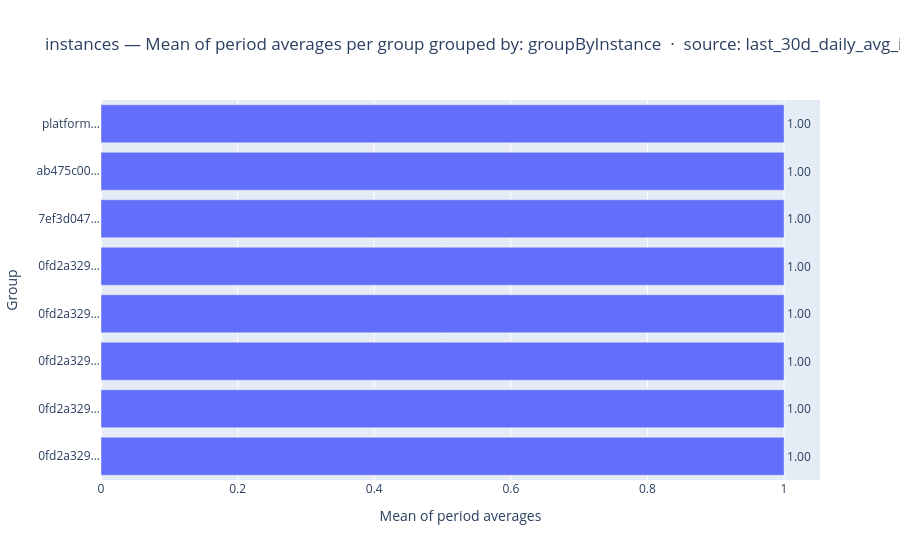

Notebook code for this chart:
### Markdown cell above
### Chart Guide

**Purpose:** Ranks groups by total consumption across the full window at a glance.
The most direct answer to "who used the most?"

**Chart Attributes**

| | |
|---|---|
| **Chart type** | Horizontal bar chart |
| **X axis** | Total usage quantity (aggregation matches transform) |
| **Y axis** | Group label |
| **Bar label** | Exact value printed outside each bar |

**Insights:** A dominant bar means one group accounts for a disproportionate share.
Very short bars may indicate idle or newly provisioned groups.
> Showing the first dataset. To show all, change `ds = datasets[0]` to `for ds in datasets:`.

### Code cell
if fig_52 is not None:
    fig_52.show()

### Figure 1 — Plotly figure (JSON) as saved in the notebook; plotly's stock layout.template omitted (floating-point values rounded to 4 significant figures)
{"data": [{"cliponaxis": false, "customdata": [["0fd2a329-b354-44ad-90e7-16f00fa85948:20260812-1434-3899-16f9-16230953af1d:019ff66f-45a8-7114-b309-d5fa8fd3a965"], ["0fd2a329-b354-44ad-90e7-16f00fa85948:20260812-1434-3899-16f9-16230953af1d:019ff75b-d8b0-75da-b0d8-5da6c8254df1"], ["0fd2a329-b354-44ad-90e7-16f00fa85948:20260812-1434-3899-16f9-16230953af1d:019ff75c-0850-71fc-91d1-b7f999237a7b"], ["0fd2a329-b354-44ad-90e7-16f00fa85948:20260812-1844-1996-964d-e84490b6e7d5:019ff74b-3438-7737-a1f2-c4bca2f63450"], ["0fd2a329-b354-44ad-90e7-16f00fa85948:20260812-1844-5538-161e-859079496e6a:019ff74b-cf0d-77fa-8d80-8a5f4135263e"], ["7ef3d047-2729-402c-a956-3292c88329a7:20260811-2007-0135-962b-8f2f8a078fa1:019ff26f-bf20-775f-a7fc-1704500c8fae"], ["ab475c00-63cc-4b75-abcf-9c4513505e31:20260812-1725-3257-36ec-2500ef2d54ce:019ff702-73fc-7608-9f7c-508c7ca3161f"], ["platform:asaservice:019ff1ef-b43c-74e7-b483-d1fa606de79e"]], "hovertemplate": "<b>%{customdata[0]}</b><br>Mean of period averages: %{x:,.2f}<extra></extra>", "legendgroup": "", "marker": {"color": "#636efa", "pattern": {"shape": ""}}, "name": "", "orientation": "h", "showlegend": false, "text": [1.0, 1.0, 1.0, 1.0, 1.0, 1.0, 1.0, 1.0], "textposition": "outside", "texttemplate": "%{text:.2f}", "type": "bar", "x": [1.0, 1.0, 1.0, 1.0, 1.0, 1.0, 1.0, 1.0], "xaxis": "x", "y": ["0fd2a329-b354-44ad-90e7-16f00fa85948:20260812-1434-3899-16f9-16230953af1d:019ff66f-45a8-7114-b309-d5fa8fd3a965", "0fd2a329-b354-44ad-90e7-16f00fa85948:20260812-1434-3899-16f9-16230953af1d:019ff75b-d8b0-75da-b0d8-5da6c8254df1", "0fd2a329-b354-44ad-90e7-16f00fa85948:20260812-1434-3899-16f9-16230953af1d:019ff75c-0850-71fc-91d1-b7f999237a7b", "0fd2a329-b354-44ad-90e7-16f00fa85948:20260812-1844-1996-964d-e84490b6e7d5:019ff74b-3438-7737-a1f2-c4bca2f63450", "0fd2a329-b354-44ad-90e7-16f00fa85948:20260812-1844-5538-161e-859079496e6a:019ff74b-cf0d-77fa-8d80-8a5f4135263e", "7ef3d047-2729-402c-a956-3292c88329a7:20260811-2007-0135-962b-8f2f8a078fa1:019ff26f-bf20-775f-a7fc-1704500c8fae", "ab475c00-63cc-4b75-abcf-9c4513505e31:20260812-1725-3257-36ec-2500ef2d54ce:019ff702-73fc-7608-9f7c-508c7ca3161f", "platform:asaservice:019ff1ef-b43c-74e7-b483-d1fa606de79e"], "yaxis": "y"}], "layout": {"barmode": "relative", "legend": {"tracegroupgap": 0}, "title": {"text": "instances — Mean of period averages per group\ngrouped by: groupByInstance  ·  source: last_30d_daily_avg_instances_by_instance"}, "xaxis": {"anchor": "y", "domain": [0, 1], "title": {"text": "Mean of period averages"}}, "yaxis": {"anchor": "x", "domain": [0, 1], "ticktext": ["0fd2a329…", "0fd2a329…", "0fd2a329…", "0fd2a329…", "0fd2a329…", "7ef3d047…", "ab475c00…", "platform…"], "tickvals": ["0fd2a329-b354-44ad-90e7-16f00fa85948:20260812-1434-3899-16f9-16230953af1d:019ff66f-45a8-7114-b309-d5fa8fd3a965", "0fd2a329-b354-44ad-90e7-16f00fa85948:20260812-1434-3899-16f9-16230953af1d:019ff75b-d8b0-75da-b0d8-5da6c8254df1", "0fd2a329-b354-44ad-90e7-16f00fa85948:20260812-1434-3899-16f9-16230953af1d:019ff75c-0850-71fc-91d1-b7f999237a7b", "0fd2a329-b354-44ad-90e7-16f00fa85948:20260812-1844-1996-964d-e84490b6e7d5:019ff74b-3438-7737-a1f2-c4bca2f63450", "0fd2a329-b354-44ad-90e7-16f00fa85948:20260812-1844-5538-161e-859079496e6a:019ff74b-cf0d-77fa-8d80-8a5f4135263e", "7ef3d047-2729-402c-a956-3292c88329a7:20260811-2007-0135-962b-8f2f8a078fa1:019ff26f-bf20-775f-a7fc-1704500c8fae", "ab475c00-63cc-4b75-abcf-9c4513505e31:20260812-1725-3257-36ec-2500ef2d54ce:019ff702-73fc-7608-9f7c-508c7ca3161f", "platform:asaservice:019ff1ef-b43c-74e7-b483-d1fa606de79e"], "title": {"text": "Group"}}}}
